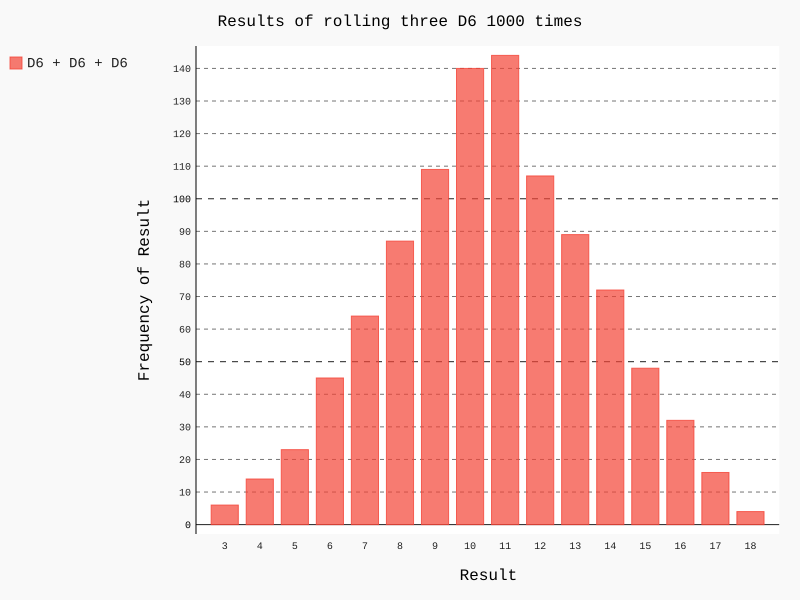

Write the Python code that produced this figure.
from die import Die
import pygal


# create a two D6 dice
die_1 = Die(6)
die_2 = Die(6)
die_3 = Die(6)

# make some rolls
results = []
for roll_num in range(1000):
    result = die_1.roll() + die_2.roll() + die_3.roll()
    results.append(result)

# analyze the results
frequencies = []
max_result = die_1.num_sides + die_2.num_sides + die_3.num_sides
for value in range(3, max_result+1):
    frequency = results.count(value)
    frequencies.append(frequency)

# visualize the results
hist = pygal.Bar()

hist.title = 'Results of rolling three D6 1000 times'
hist.x_labels = []
for x in range(3, max_result+1):
    hist.x_labels.append(str(x))
hist.x_title = 'Result'
hist.y_title = 'Frequency of Result'

hist.add('D6 + D6 + D6', frequencies)
hist.render_to_file('die_visual.svg')

# "" """ ''
